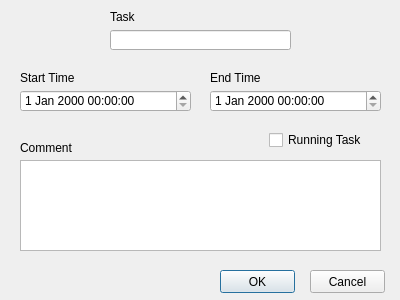
<?xml version="1.0" encoding="UTF-8"?>
<ui version="4.0">
 <class>TimeTask</class>
 <widget class="QDialog" name="TimeTask">
  <property name="geometry">
   <rect>
    <x>0</x>
    <y>0</y>
    <width>400</width>
    <height>300</height>
   </rect>
  </property>
  <property name="windowTitle">
   <string>Task</string>
  </property>
  <widget class="QLineEdit" name="taskEditText">
   <property name="geometry">
    <rect>
     <x>110</x>
     <y>30</y>
     <width>181</width>
     <height>20</height>
    </rect>
   </property>
  </widget>
  <widget class="QTextEdit" name="commentText">
   <property name="geometry">
    <rect>
     <x>20</x>
     <y>160</y>
     <width>361</width>
     <height>91</height>
    </rect>
   </property>
  </widget>
  <widget class="QDateTimeEdit" name="startDateTime">
   <property name="geometry">
    <rect>
     <x>20</x>
     <y>90</y>
     <width>171</width>
     <height>22</height>
    </rect>
   </property>
  </widget>
  <widget class="QDateTimeEdit" name="endDateTime">
   <property name="geometry">
    <rect>
     <x>210</x>
     <y>90</y>
     <width>171</width>
     <height>22</height>
    </rect>
   </property>
  </widget>
  <widget class="QLabel" name="label">
   <property name="geometry">
    <rect>
     <x>20</x>
     <y>70</y>
     <width>101</width>
     <height>16</height>
    </rect>
   </property>
   <property name="text">
    <string>Start Time</string>
   </property>
  </widget>
  <widget class="QLabel" name="label_2">
   <property name="geometry">
    <rect>
     <x>210</x>
     <y>70</y>
     <width>91</width>
     <height>16</height>
    </rect>
   </property>
   <property name="text">
    <string>End Time</string>
   </property>
  </widget>
  <widget class="QLabel" name="label_3">
   <property name="geometry">
    <rect>
     <x>20</x>
     <y>140</y>
     <width>91</width>
     <height>16</height>
    </rect>
   </property>
   <property name="text">
    <string>Comment</string>
   </property>
  </widget>
  <widget class="QLabel" name="label_4">
   <property name="geometry">
    <rect>
     <x>110</x>
     <y>10</y>
     <width>47</width>
     <height>13</height>
    </rect>
   </property>
   <property name="text">
    <string>Task</string>
   </property>
  </widget>
  <widget class="QPushButton" name="cancelButton">
   <property name="geometry">
    <rect>
     <x>310</x>
     <y>270</y>
     <width>75</width>
     <height>23</height>
    </rect>
   </property>
   <property name="text">
    <string>Cancel</string>
   </property>
  </widget>
  <widget class="QPushButton" name="okButton">
   <property name="geometry">
    <rect>
     <x>220</x>
     <y>270</y>
     <width>75</width>
     <height>23</height>
    </rect>
   </property>
   <property name="text">
    <string>OK</string>
   </property>
   <property name="default">
    <bool>true</bool>
   </property>
  </widget>
  <widget class="QCheckBox" name="runningTaskCheckbox">
   <property name="geometry">
    <rect>
     <x>269</x>
     <y>130</y>
     <width>111</width>
     <height>20</height>
    </rect>
   </property>
   <property name="text">
    <string>Running Task</string>
   </property>
  </widget>
 </widget>
 <resources/>
 <connections/>
</ui>
